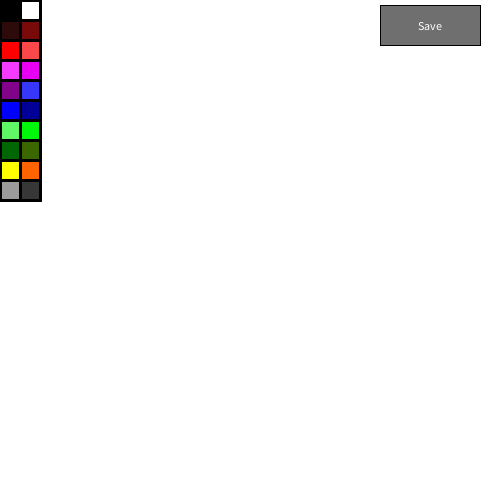
Frame 1 (no input)
Frame 60 (the mouse pressed at the canvas centre just before this capture): identical to frame 1, image omitted
Frame 120 (the mouse held since frame 60 and released just before this capture): identical to frame 1, image omitted

The Processing sketch that drew this single still picture (run headless with seeded random() and noise(); from frame 60 on, the mouse is pressed at the canvas centre):

// Processing sketch: v3
// ── v3.pde

// for image saving
int counter=0;  

// colors 
color f1 = color(0);
color f2 = color(255);
int cols=2;
int rows=10;
CellForColor[][] palette = new CellForColor[cols][rows];
color[] rectCol = new color[20];

// command buttons !!!!!!!!!!!!!!
String[] namesOfCommands = {
  "Save", 
  
};
CellForCommandButton[] buttons = new CellForCommandButton[namesOfCommands.length];

// --------------------------------------------------------------------------------

void setup() {
  size(500, 500);
  smooth();
  background(255);

  // command buttons !!!!!!!!!!!!!!
  for (int j=0; j<buttons.length; j++) {
    // j is y here 
    buttons[j] = new CellForCommandButton(width-120, j*45+5, 
      100, 40, 
      namesOfCommands[j] );
  }//for 

  //------

  // colors 
  for (int i=0; i<cols; i++) {
    for (int j=0; j<rows; j++) {
      palette[i][j] = new CellForColor(i*20, j*20, 20, 20, 2*j + i);
    }
  }

  rectCol[0] = color(0); //black
  rectCol[1] = color(255); //white
  rectCol[2] = color(46, 11, 11); //brown
  rectCol[3] = color(120, 10, 10); // dark red
  rectCol[4] = color(255, 0, 0); //red
  rectCol[5] = color(250, 71, 74); // light red
  rectCol[6] = color(245, 59, 255); //pinkish
  rectCol[7] = color(232, 0, 245); // pink
  rectCol[8] = color(129, 3, 137); //purple
  rectCol[9] = color(55, 55, 250); //light blue
  rectCol[10] = color(0, 0, 255); //blue
  rectCol[11] = color(0, 0, 150); //dark blue
  rectCol[12] = color(95, 247, 101); //light green
  rectCol[13] = color(0, 247, 10); //lime green
  rectCol[14] = color(0, 103, 4); //dark green
  rectCol[15] = color(58, 103, 0); //yellow green
  rectCol[16] = color(255, 255, 0); //yellow
  rectCol[17] = color(255, 100, 0); //orange
  rectCol[18] = color(155); // gray
  rectCol[19] = color(55); //grayer
}

void draw() {
  // command buttons !!!!!!!!!!!!!!
  for (CellForCommandButton currentButton : buttons) {
    currentButton.display();
  }

  // colors 
  for (int i=0; i<cols; i++) {
    for (int j=0; j<rows; j++) {
      palette[i][j].display();
      palette[i][j].checkMouseOver();
    }
  }


  fill(255);
  noStroke(); 
  rect(0, height-30, 
    width, 40); 
  fill(255, 0, 0); 
   
}

// -----------------------------------------------------------------------------

void mousePressed() {
  // colors 
  for (int i=0; i<cols; i++) {
    for (int j=0; j<rows; j++) {
      if (  palette[i][j].checkMouseOver() ) 
        return;
    }
  }

  // 
  // command buttons !!!!!!!!!!!!!!
  // Check mouseX/mouseY against button position/size
  String foundCMD="NONE"; 
  for (CellForCommandButton currentButton : buttons) {
    foundCMD = currentButton.checkMouseOver();  
    if (!foundCMD.equals("NONE") ) {
      break;
    }//if
  }//for

  // if found a command 
  if  (!foundCMD.equals("NONE") ) {
    println(foundCMD); 
    // eval cmd 
    switch(foundCMD) {
    case "Save":
      //// Save image here 
      String fileName = "savedImage-" + nf(counter, 3) + ".png";
      println("saving "+fileName); 
      save(fileName);
      counter++;
      break;
    //
  }
    }
}//func 

void mouseDragged() {
  if (mouseButton == LEFT) {
    noFill();
    stroke(f1);
    strokeWeight(20);
    strokeJoin(ROUND);
    line(mouseX, mouseY, pmouseX, pmouseY);
  }
  if (mouseButton == RIGHT) {
    noFill();
    stroke(f2);
    strokeWeight(20);
    strokeJoin(ROUND);
    line(mouseX, mouseY, pmouseX, pmouseY);
  }
}

// ==============================================================================

class CellForCommandButton {

  // for the Command Buttons !!!!!!!!!

  float x, y, 
    w, h;
  String textCommandButton=""; 

  CellForCommandButton (float tempX, float tempY, 
    float tempW, float tempH, 
    String tempText1) {
    x = tempX;
    y = tempY;
    w = tempW;
    h = tempH;
    textCommandButton = tempText1;
  }

  void display() {
    // rect 
    stroke(0);
    strokeWeight(1);
    fill(111); 
    rect(x, y, w, h);

    //text 
    fill(255);
    textAlign(CENTER, CENTER); 
    text(textCommandButton, 
      x+w/2, y+h/2);
  }

  String checkMouseOver() {
    if (mouseX > x &&
      mouseX < x+w && 
      mouseY > y && 
      mouseY < y+h) {
      return textCommandButton;
    }//if
    return "NONE";
  }//method
  //
}//class
//
// ==============================================================================

class CellForColor {

  // for the colors !!!!!!!!!

  float x, y, 
    w, h;
  int c;

  CellForColor (float tempX, float tempY, 
    float tempW, float tempH, 
    int tempC) {
    x = tempX;
    y = tempY;
    w = tempW;
    h = tempH;
    c = tempC;
  }

  void display() {
    stroke(0);
    strokeWeight(3);
    fill(rectCol[c]);
    rect(x, y, w, h);
  }

  boolean checkMouseOver() {
    if (mouseX > x &&
      mouseX < x+w && 
      mouseY > y && 
      mouseY < y+h) {
      if (mouseButton == LEFT) 
        f1 = (get(mouseX, mouseY));
      else  
      if (mouseButton == RIGHT)  f2 = (get(mouseX, mouseY));
      return true;
    }//if
    return false;
  }//method
  //
}//class
//
